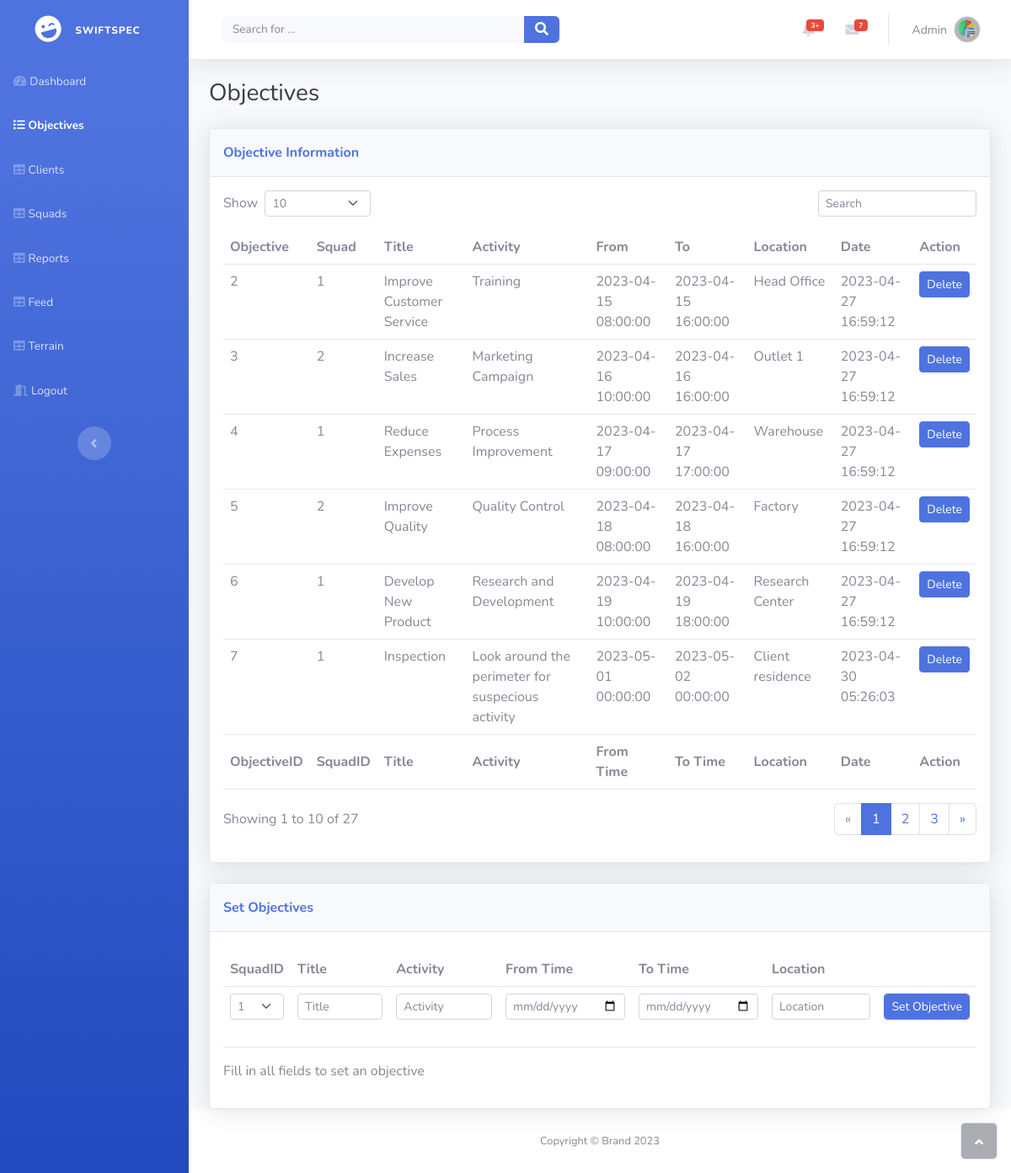
Page /objectives.php on the committed database.
### tables this page shows
CREATE TABLE `objectives` (
  `ObjectiveID` int(11) NOT NULL,
  `SquadID` int(11) DEFAULT NULL,
  `Title` varchar(50) DEFAULT NULL,
  `Activity` varchar(255) DEFAULT NULL,
  `FromTime` datetime DEFAULT NULL,
  `ToTime` datetime DEFAULT NULL,
  `Location` varchar(255) DEFAULT NULL,
  `DateSet` timestamp NOT NULL DEFAULT current_timestamp() ON UPDATE current_timestamp()
);

### php/displayobjectives.php (called while the page is built)
<?php
require_once 'connection.php';
$sql = "SELECT * FROM objectives";
$result = $connection->query($sql);
$rows = array();
if ($result->num_rows > 0) {
  while($row = $result->fetch_assoc()) {
    $rows[] = $row;
  }
}
?>

### php/listsquads.php (called while the page is built)
<?php
$sql = "SELECT SquadID FROM squad ORDER BY SquadID ASC";
$result = $connection->query($sql);
$rows = array();
if ($result->num_rows > 0) {
  while($row = $result->fetch_assoc()) {
    $rows[] = $row;
  }
}
?>

### objectives.php (the view, shortened to what this page needs)
<?php
require_once 'php/connection.php';
require_once 'php/displayobjectives.php';
?>
<!DOCTYPE html>
<html lang="en">
<head>
    <link rel="stylesheet" href="assets/bootstrap/css/bootstrap.min.css">
    <link rel="stylesheet" href="assets/fonts/fontawesome-all.min.css">
</head>
<body id="page-top">
    <div id="wrapper">
        <nav class="navbar navbar-dark align-items-start sidebar sidebar-dark accordion bg-gradient-primary p-0">
            <div class="container-fluid d-flex flex-column p-0"><a class="navbar-brand d-flex justify-content-center align-items-center sidebar-brand m-0" href="#">
                    <div class="sidebar-brand-icon rotate-n-15"><i class="fas fa-laugh-wink"></i></div>
                    <div class="sidebar-brand-text mx-3"><span style="font-size: 12px;">SwiftSpec</span></div>
                </a>
                <ul class="navbar-nav text-light" id="accordionSidebar">
                    <li class="nav-item"><a class="nav-link" href="admin.php"><i class="fas fa-tachometer-alt"></i><span>Dashboard</span></a></li>
                    <li class="nav-item"><a class="nav-link active" href="Objectives.php"><i class="fas fa-list"></i><span>Objectives</span></a></li>
                    <li class="nav-item"><a class="nav-link" href="clients.php"><i class="fas fa-table"></i><span>Clients</span></a></li>
                    <li class="nav-item"><a class="nav-link" href="squads.php"><i class="fas fa-table"></i><span>Squads</span></a></li>
                    <li class="nav-item"><a class="nav-link" href="reports.php"><i class="fas fa-table"></i><span>Reports</span></a></li>
                    <li class="nav-item"><a class="nav-link" href="feed.php"><i class="fas fa-table"></i><span>Feed</span></a></li>
                    <li class="nav-item"><a class="nav-link" href="terrain.php"><i class="fas fa-table"></i><span>Terrain</span></a></li>
                    <li class="nav-item"><a class="nav-link" href="php/logout.php"><i class="fas fa-door-open"></i><span>Logout</span></a></li>
                </ul>
                <div class="text-center d-none d-md-inline"><button class="btn rounded-circle border-0" id="sidebarToggle" type="button"></button></div>
            </div>
        </nav>
        <div class="d-flex flex-column" id="content-wrapper">
            <div id="content">
                <nav class="navbar navbar-light navbar-expand bg-white shadow mb-4 topbar static-top">
                    <div class="container-fluid"><button class="btn btn-link d-md-none rounded-circle me-3" id="sidebarToggleTop" type="button"><i class="fas fa-bars"></i></button>
                        <form class="d-none d-sm-inline-block me-auto ms-md-3 my-2 my-md-0 mw-100 navbar-search">
                            <div class="input-group"><input class="bg-light form-control border-0 small" type="text" placeholder="Search for ..."><button class="btn btn-primary py-0" type="button"><i class="fas fa-search"></i></button></div>
                        </form>
                        <ul class="navbar-nav flex-nowrap ms-auto">
                            <li class="nav-item dropdown no-arrow mx-1">
                                <div class="nav-item dropdown no-arrow"><a class="dropdown-toggle nav-link" aria-expanded="false" data-bs-toggle="dropdown" href="#"><span class="badge bg-danger badge-counter">3+</span><i class="fas fa-bell fa-fw"></i></a>
                                </div>
                            </li>
                            <li class="nav-item dropdown no-arrow mx-1">
                                <div class="nav-item dropdown no-arrow"><a class="dropdown-toggle nav-link" aria-expanded="false" data-bs-toggle="dropdown" href="#"><span class="badge bg-danger badge-counter">7</span><i class="fas fa-envelope fa-fw"></i></a>
                                </div>
                            </li>
                            <li class="nav-item dropdown no-arrow">
                                <div class="nav-item dropdown no-arrow"><a class="dropdown-toggle nav-link" aria-expanded="false" data-bs-toggle="dropdown" href="#"><span class="d-none d-lg-inline me-2 text-gray-600 small">Admin</span><img class="border rounded-circle img-profile" src="assets/img/avatars/avatar1.jpeg"></a>
                                </div>
                            </li>
                        </ul>
                    </div>
                </nav>
                <div class="container-fluid">
                    <h3 class="text-dark mb-4">Objectives</h3>
                    <div class="card shadow mb-4">
                        <div class="card-header py-3">
                            <p class="text-primary m-0 fw-bold">Objective Information</p>
                        </div>
                        <div class="card-body">
                            <div class="row">
                                <div class="col-md-6 text-nowrap">
                                    <div id="dataTable_length" class="dataTables_length" aria-controls="dataTable">
                                        <label class="form-label">Show&nbsp;
                                            <select class="d-inline-block form-select form-select-sm">
                                                <option value="10" selected="">10</option>
                                            </select>&nbsp;
                                        </label>
                                    </div>
                                </div>
                                <div class="col-md-6">
                                    <div class="text-md-end dataTables_filter" id="dataTable_filter"><label class="form-label"><input type="search" class="form-control form-control-sm" aria-controls="dataTable" placeholder="Search"></label></div>
                                </div>
                            </div>
                            <div class="table-responsive table mt-2" id="dataTable" role="grid" aria-describedby="dataTable_info">
                                <table class="table my-0" id="dataTable">
                                    <thead>
                                        <tr>
                                            <th>Objective</th>
                                            <th>Squad</th>
                                            <th>Title</th>
                                            <th>Activity</th>
                                            <th>From</th>
                                            <th>To</th>
                                            <th>Location</th>
                                            <th>Date</th>
                                            <th>Action</th>
                                        </tr>
                                    </thead>
                                    <tbody>
                                        <?php foreach ($rows as $row) : ?>
                                            <tr>
                                                <td><?php echo $row['ObjectiveID']; ?></td>
                                                <td><?php echo $row['SquadID']; ?></td>
                                                <td><?php echo $row['Title']; ?></td>
                                                <td><?php echo $row['Activity']; ?></td>
                                                <td><?php echo $row['FromTime']; ?></td>
                                                <td><?php echo $row['ToTime']; ?></td>
                                                <td><?php echo $row['Location']; ?></td>
                                                <td><?php echo $row['DateSet']; ?></td>
                                                <td>
                                                    <form method="POST" action="php/deleteobjective.php">
                                                        <button class="btn btn-primary btn-sm" name="ObjectiveID" value="<?php echo $row['ObjectiveID']; ?>">Delete</button>
                                                    </form>
                                                </td>
                                            </tr>
                                        <?php endforeach; ?>
                                    </tbody>
                                    <tfoot>
                                        <tr>
                                            <td><strong>ObjectiveID</strong></td>
                                            <td><strong>SquadID</strong></td>
                                            <td><strong>Title</strong></td>
                                            <td><strong>Activity</strong></td>
                                            <td><strong>From Time</strong></td>
                                            <td><strong>To Time</strong></td>
                                            <td><strong>Location</strong></td>
                                            <td><strong>Date</strong></td>
                                            <td><strong>Action</strong></td>
                                        </tr>
                                    </tfoot>
                                </table>
                            </div>
                            <div class="row">
                                <div class="col-md-6 align-self-center">
                                    <p id="dataTable_info" class="dataTables_info" role="status" aria-live="polite">Showing 1 to 10 of 27</p>
                                </div>
                                <div class="col-md-6">
                                    <nav class="d-lg-flex justify-content-lg-end dataTables_paginate paging_simple_numbers">
                                        <ul class="pagination">
                                            <li class="page-item disabled"><a class="page-link" aria-label="Previous" href="#"><span aria-hidden="true">«</span></a></li>
                                            <li class="page-item active"><a class="page-link" href="#">1</a></li>
                                            <li class="page-item"><a class="page-link" href="#">2</a></li>
                                            <li class="page-item"><a class="page-link" href="#">3</a></li>
                                            <li class="page-item"><a class="page-link" aria-label="Next" href="#"><span aria-hidden="true">»</span></a></li>
                                        </ul>
                                    </nav>
                                </div>
                            </div>
                        </div>
                    </div>
                    <div class="card shadow">
                        <div class="card-header py-3">
                            <p class="text-primary m-0 fw-bold">Set Objectives</p>
                        </div>
                        <div class="card-body">
                            <div class="table-responsive table mt-2" id="dataTable" role="grid" aria-describedby="dataTable_info">
                                <table class="table my-0" id="dataTable">
                                    <thead>
                                        <tr>
                                            <th>SquadID</th>
                                            <th>Title</th>
                                            <th>Activity</th>
                                            <th>From Time</th>
                                            <th>To Time</th>
                                            <th>Location</th>
                                        </tr>
                                    </thead>
                                    <form method="POST" action="php/addobjective.php">
                                        <tbody>
                                            <tr>
                                                <td>
                                                    <select class="d-inline-block form-select form-select-sm" name="SquadID">
                                                        <?php
                                                        require_once 'php/listsquads.php';
                                                        foreach ($rows as $row) :
                                                            $squadID = $row['SquadID'];
                                                        ?>
                                                            <option value="<?php echo $squadID; ?>"><?php echo $squadID; ?></option>
                                                        <?php
                                                        endforeach;
                                                        ?>
                                                    </select>&nbsp;
                                                </td>
                                                <td><input class="form-control form-control-sm" type="text" id="title" placeholder="Title" name="title"></td>
                                                <td><input class="form-control form-control-sm" type="text" id="activity" placeholder="Activity" name="activity"></td>
                                                <td><input class="form-control form-control-sm" type="date" id="fromtime" placeholder="Form Time" name="fromtime"></td>
                                                <td><input class="form-control form-control-sm" type="date" id="totime" placeholder="To Time" name="totime"></td>
                                                <td><input class="form-control form-control-sm" type="text" id="location" placeholder="Location" name="location"></td>
                                                <td><input class="form-control form-control-sm btn btn-primary btn-sm" type="submit" name="submit" value="Set Objective"></td>
                                            </tr>
                                        </tbody>
                                    </form>
                                </table>
                            </div>
                            <div class="row">
                                <div class="col-md-6 align-self-center">
                                    <p id="dataTable_info" class="dataTables_info" role="status" aria-live="polite">Fill in all fields to set an objective</p>
                                </div>
                                <div class="col-md-6">
                                </div>
                            </div>
                        </div>
                    </div>
                </div>
            </div>
            <footer class="bg-white sticky-footer">
                <div class="container my-auto">
                    <div class="text-center my-auto copyright"><span>Copyright © Brand 2023</span></div>
                </div>
            </footer>
        </div>
        <a class="border rounded d-inline scroll-to-top" href="#page-top"><i class="fas fa-angle-up"></i></a>
    </div>
</body>
</html>

### rows in the picture
objectives: ObjectiveID "2", SquadID "1", Title "Improve Customer Service", Activity "Training", FromTime "2023-04-15 08:00:00", ToTime "2023-04-15 16:00:00", Location "Head Office", DateSet "2023-04-27 16:59:12"
objectives: ObjectiveID "3", SquadID "2", Title "Increase Sales", Activity "Marketing Campaign", FromTime "2023-04-16 10:00:00", ToTime "2023-04-16 16:00:00", Location "Outlet 1", DateSet "2023-04-27 16:59:12"
objectives: ObjectiveID "4", SquadID "1", Title "Reduce Expenses", Activity "Process Improvement", FromTime "2023-04-17 09:00:00", ToTime "2023-04-17 17:00:00", Location "Warehouse", DateSet "2023-04-27 16:59:12"
objectives: ObjectiveID "5", SquadID "2", Title "Improve Quality", Activity "Quality Control", FromTime "2023-04-18 08:00:00", ToTime "2023-04-18 16:00:00", Location "Factory", DateSet "2023-04-27 16:59:12"
objectives: ObjectiveID "6", SquadID "1", Title "Develop New Product", Activity "Research and Development", FromTime "2023-04-19 10:00:00", ToTime "2023-04-19 18:00:00", Location "Research Center", DateSet "2023-04-27 16:59:12"
objectives: ObjectiveID "7", SquadID "1", Title "Inspection", Activity "Look around the perimeter for suspecious activity", FromTime "2023-05-01 00:00:00", ToTime "2023-05-02 00:00:00", Location "Client residence", DateSet "2023-04-30 05:26:03"

### other values in the picture
form field SquadID "1"
